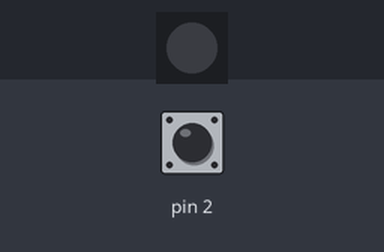
Simulated run of this sketch. Board: Arduino Uno, built with avr-gcc and run on an emulated ATmega328P. Parts: 1 RGB LEDs in strip order, left to right. The inputs (shaded band) are chosen by the test bench; at power-on: pin 2 HIGH. Dim RGB values are drawn brighter than linear.

Above: at 1.2 s.
1.3 s: pin 2 pulled LOW for 0.15 s
At 2.1 s:
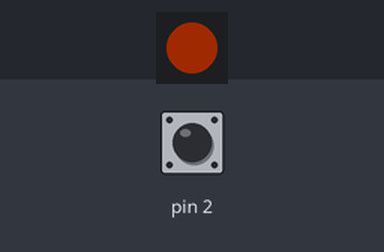
2.9 s: pin 2 pulled LOW for 1 s
At 3.3 s:
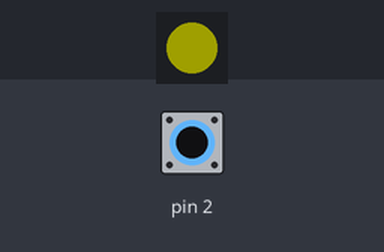
5.4 s: pin 2 pulled LOW for 0.15 s
At 6.4 s:
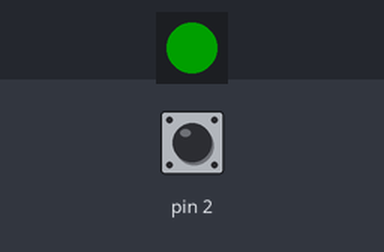
7.0 s: pin 2 pulled LOW for 3.2 s
At 7.6 s:
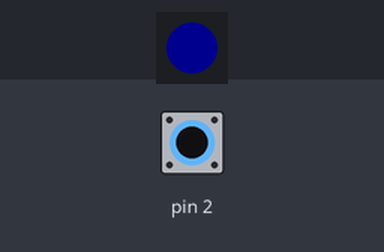
Timing chart, 0 to 10.0 s (numbered marks = the images above; inputs shaded):
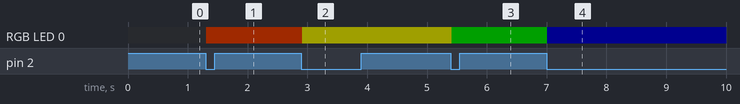

The sketch:

Button.ino
```cpp
// (licence header left out)
#include <2HPico.h>
#include <Adafruit_NeoPixel.h>

Adafruit_NeoPixel LEDS(NUMPIXELS, LEDPIN, NEO_GRB + NEO_KHZ800);

static const uint32_t kColors[] = {ORANGE, YELLOW, GREEN, BLUE};
static uint8_t colorIndex = 3;
static bool buttonHeld = false;

static void showColor(uint32_t color) {
  LEDS.setPixelColor(0, color);
  LEDS.show();
}

void setup() {
  pinMode(BUTTON1, INPUT_PULLUP);

  LEDS.begin();
  LEDS.clear();
  LEDS.show();
}

void loop() {
  if (!digitalRead(BUTTON1)) {
    delay(DEBOUNCE);

    if (!digitalRead(BUTTON1) && !buttonHeld) {
      buttonHeld = true;
      colorIndex = (colorIndex + 1) % 4;
      showColor(kColors[colorIndex]);
    }
  } else {
    buttonHeld = false;
  }
}
```

Measured:
- after the input at 1.3 s, RGB LED 0: off → RGB(31, 8, 0) at once
- after the input at 2.9 s, RGB LED 0: RGB(31, 8, 0) → RGB(31, 31, 0) at once
- after the input at 5.4 s, RGB LED 0: RGB(31, 31, 0) → RGB(0, 31, 0) at once
- after the input at 7.0 s, RGB LED 0: RGB(0, 31, 0) → RGB(0, 0, 15) at once
